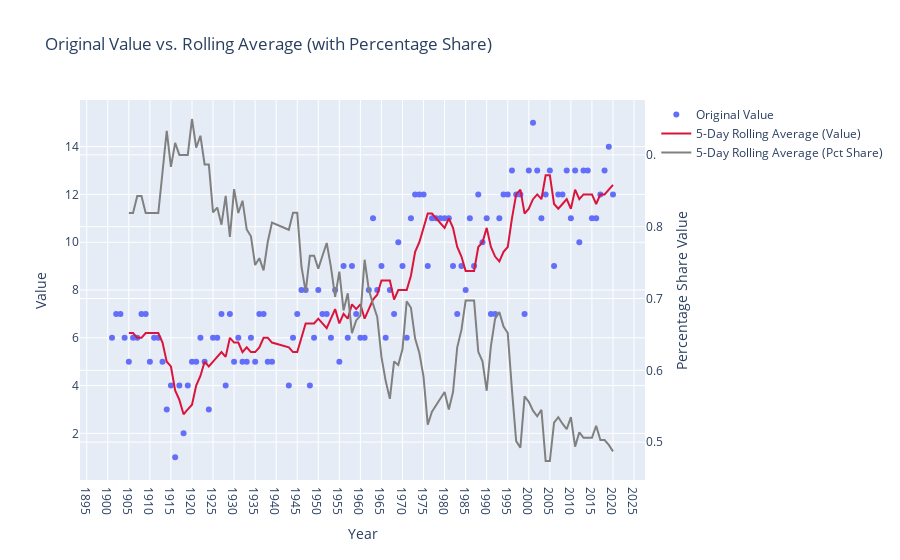

Here is the notebook cell this chart was saved with:
### Markdown cell above
Copy-paste the cell from the chart you created above.

### Code cell
import plotly.graph_objects as go

# Create the figure
fig = go.Figure()

# -------- LEFT Y-AXIS (Original Value + Rolling Avg) --------
fig.add_trace(go.Scatter(
    x=temp_rolling_df['year'],
    y=temp_rolling_df['value'],
    mode='markers',
    name='Original Value',
    yaxis='y'  # left axis
))

fig.add_trace(go.Scatter(
    x=temp_rolling_df['year'],
    y=temp_rolling_df['Rolling_Average'],
    mode='lines',
    name=f'{window_size}-Day Rolling Average (Value)',
    line=dict(color='crimson', width=2),
    yaxis='y'  # left axis
))

# -------- RIGHT Y-AXIS (Percentage Share Rolling Avg) --------
fig.add_trace(go.Scatter(
    x=temp_rolling_pctShare_df['year'],
    y=temp_rolling_pctShare_df['Rolling_Average'],
    mode='lines',
    name=f'{window_size}-Day Rolling Average (Pct Share)',
    line=dict(color='gray', width=2, dash='solid'),
    yaxis='y2'  # right axis
))

# -------- Layout --------
fig.update_layout(
    title='Original Value vs. Rolling Average (with Percentage Share)',
    xaxis=dict(
        title='Year',
        tickmode='linear',
        dtick=5,   # tick every 5 years
        tickformat='d'
    ),
    yaxis=dict(
        title='Value',
        side='left'
    ),
    yaxis2=dict(
        title='Percentage Share Value',
        overlaying='y',   # overlay on the same x-axis
        side='right'      # place it on the right
    ),
    hovermode='x unified'
)

fig.show()

### Figure 1 — Plotly figure (JSON) as saved in the notebook; plotly's stock layout.template omitted (floating-point values rounded to 4 significant figures)
{"data": [{"mode": "markers", "name": "Original Value", "type": "scatter", "x": [1901, 1902, 1903, 1904, 1905, 1906, 1907, 1908, 1909, 1910, 1911, 1912, 1913, 1914, 1915, 1916, 1917, 1918, 1919, 1920, 1921, 1922, 1923, 1924, 1925, 1926, 1927, 1928, 1929, 1930, 1931, 1932, 1933, 1934, 1935, 1936, 1937, 1938, 1939, 1943, 1944, 1945, 1946, 1947, 1948, 1949, 1950, 1951, 1952, 1953, 1954, 1955, 1956, 1957, 1958, 1959, 1960, 1961, 1962, 1963, 1964, 1965, 1966, 1967, 1968, 1969, 1970, 1971, 1972, 1973, 1974, 1975, 1976, 1977, 1978, 1979, 1980, 1981, 1982, 1983, 1984, 1985, 1986, 1987, 1988, 1989, 1990, 1991, 1992, 1993, 1994, 1995, 1996, 1997, 1998, 1999, 2000, 2001, 2002, 2003, 2004, 2005, 2006, 2007, 2008, 2009, 2010, 2011, 2012, 2013, 2014, 2015, 2016, 2017, 2018, 2019, 2020], "y": [6, 7, 7, 6, 5, 6, 6, 7, 7, 5, 6, 6, 5, 3, 4, 1, 4, 2, 4, 5, 5, 6, 5, 3, 6, 6, 7, 4, 7, 5, 6, 5, 5, 6, 5, 7, 7, 5, 5, 4, 6, 7, 8, 8, 4, 6, 8, 7, 7, 6, 8, 5, 9, 6, 9, 7, 6, 6, 8, 11, 8, 9, 6, 8, 7, 10, 9, 6, 11, 12, 12, 12, 9, 11, 11, 11, 11, 11, 9, 7, 9, 8, 11, 9, 12, 10, 11, 7, 7, 11, 12, 12, 13, 12, 12, 7, 13, 15, 13, 11, 12, 13, 9, 12, 12, 13, 11, 13, 10, 13, 13, 11, 11, 12, 13, 14, 12], "yaxis": "y"}, {"line": {"color": "crimson", "width": 2}, "mode": "lines", "name": "5-Day Rolling Average (Value)", "type": "scatter", "x": [1901, 1902, 1903, 1904, 1905, 1906, 1907, 1908, 1909, 1910, 1911, 1912, 1913, 1914, 1915, 1916, 1917, 1918, 1919, 1920, 1921, 1922, 1923, 1924, 1925, 1926, 1927, 1928, 1929, 1930, 1931, 1932, 1933, 1934, 1935, 1936, 1937, 1938, 1939, 1943, 1944, 1945, 1946, 1947, 1948, 1949, 1950, 1951, 1952, 1953, 1954, 1955, 1956, 1957, 1958, 1959, 1960, 1961, 1962, 1963, 1964, 1965, 1966, 1967, 1968, 1969, 1970, 1971, 1972, 1973, 1974, 1975, 1976, 1977, 1978, 1979, 1980, 1981, 1982, 1983, 1984, 1985, 1986, 1987, 1988, 1989, 1990, 1991, 1992, 1993, 1994, 1995, 1996, 1997, 1998, 1999, 2000, 2001, 2002, 2003, 2004, 2005, 2006, 2007, 2008, 2009, 2010, 2011, 2012, 2013, 2014, 2015, 2016, 2017, 2018, 2019, 2020], "y": [null, null, null, null, 6.2, 6.2, 6, 6, 6.2, 6.2, 6.2, 6.2, 5.8, 5, 4.8, 3.8, 3.4, 2.8, 3, 3.2, 4, 4.4, 5, 4.8, 5, 5.2, 5.4, 5.2, 6, 5.8, 5.8, 5.4, 5.6, 5.4, 5.4, 5.6, 6, 6, 5.8, 5.6, 5.4, 5.4, 6, 6.6, 6.6, 6.6, 6.8, 6.6, 6.4, 6.8, 7.2, 6.6, 7, 6.8, 7.4, 7.2, 7.4, 6.8, 7.2, 7.6, 7.8, 8.4, 8.4, 8.4, 7.6, 8, 8, 8, 8.6, 9.6, 10, 10.6, 11.2, 11.2, 11, 10.8, 10.6, 11, 10.6, 9.8, 9.4, 8.8, 8.8, 8.8, 9.8, 10, 10.6, 9.8, 9.4, 9.2, 9.6, 9.8, 11, 12, 12.2, 11.2, 11.4, 11.8, 12, 11.8, 12.8, 12.8, 11.6, 11.4, 11.6, 11.8, 11.4, 12.2, 11.8, 12, 12, 12, 11.6, 12, 12, 12.2, 12.4], "yaxis": "y"}, {"line": {"color": "gray", "dash": "solid", "width": 2}, "mode": "lines", "name": "5-Day Rolling Average (Pct Share)", "type": "scatter", "x": [1901, 1902, 1903, 1904, 1905, 1906, 1907, 1908, 1909, 1910, 1911, 1912, 1913, 1914, 1915, 1916, 1917, 1918, 1919, 1920, 1921, 1922, 1923, 1924, 1925, 1926, 1927, 1928, 1929, 1930, 1931, 1932, 1933, 1934, 1935, 1936, 1937, 1938, 1939, 1943, 1944, 1945, 1946, 1947, 1948, 1949, 1950, 1951, 1952, 1953, 1954, 1955, 1956, 1957, 1958, 1959, 1960, 1961, 1962, 1963, 1964, 1965, 1966, 1967, 1968, 1969, 1970, 1971, 1972, 1973, 1974, 1975, 1976, 1977, 1978, 1979, 1980, 1981, 1982, 1983, 1984, 1985, 1986, 1987, 1988, 1989, 1990, 1991, 1992, 1993, 1994, 1995, 1996, 1997, 1998, 1999, 2000, 2001, 2002, 2003, 2004, 2005, 2006, 2007, 2008, 2009, 2010, 2011, 2012, 2013, 2014, 2015, 2016, 2017, 2018, 2019, 2020], "y": [null, null, null, null, 0.819, 0.819, 0.8429, 0.8429, 0.819, 0.819, 0.819, 0.819, 0.8762, 0.9333, 0.8833, 0.9167, 0.9, 0.9, 0.9, 0.95, 0.91, 0.9267, 0.8867, 0.8867, 0.82, 0.8267, 0.8029, 0.8429, 0.7857, 0.8524, 0.819, 0.8362, 0.7962, 0.7867, 0.7467, 0.7562, 0.739, 0.779, 0.8057, 0.7957, 0.8195, 0.8195, 0.7445, 0.7095, 0.7595, 0.7595, 0.7417, 0.7595, 0.7774, 0.744, 0.7024, 0.7374, 0.6834, 0.7072, 0.6517, 0.6695, 0.6762, 0.754, 0.7123, 0.6921, 0.6742, 0.6187, 0.5854, 0.5604, 0.6123, 0.6073, 0.6295, 0.6962, 0.6871, 0.6442, 0.6242, 0.5909, 0.5242, 0.5424, 0.5515, 0.5606, 0.5697, 0.5455, 0.5697, 0.632, 0.6563, 0.6972, 0.6972, 0.6972, 0.6258, 0.6124, 0.5715, 0.6339, 0.6719, 0.681, 0.661, 0.6519, 0.5728, 0.5014, 0.4923, 0.5637, 0.556, 0.5437, 0.536, 0.5451, 0.4737, 0.4737, 0.527, 0.5347, 0.5256, 0.5179, 0.5347, 0.4937, 0.5137, 0.506, 0.506, 0.506, 0.5228, 0.5028, 0.5028, 0.4962, 0.4871], "yaxis": "y2"}], "layout": {"hovermode": "x unified", "title": {"text": "Original Value vs. Rolling Average (with Percentage Share)"}, "xaxis": {"dtick": 5, "tickformat": "d", "tickmode": "linear", "title": {"text": "Year"}}, "yaxis": {"side": "left", "title": {"text": "Value"}}, "yaxis2": {"overlaying": "y", "side": "right", "title": {"text": "Percentage Share Value"}}}}
